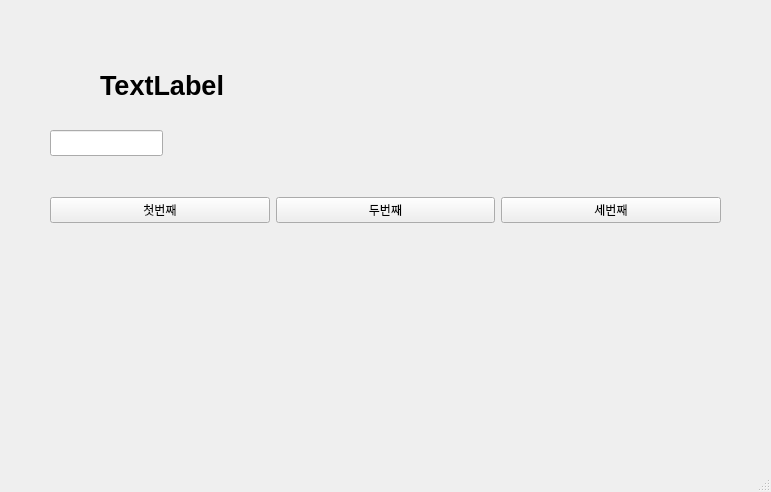
<?xml version="1.0" encoding="UTF-8"?>
<ui version="4.0">
 <class>MainWindow</class>
 <widget class="QMainWindow" name="MainWindow">
  <property name="geometry">
   <rect>
    <x>0</x>
    <y>0</y>
    <width>771</width>
    <height>492</height>
   </rect>
  </property>
  <property name="windowTitle">
   <string>MainWindow</string>
  </property>
  <widget class="QWidget" name="centralwidget">
   <widget class="QWidget" name="horizontalLayoutWidget">
    <property name="geometry">
     <rect>
      <x>50</x>
      <y>150</y>
      <width>671</width>
      <height>121</height>
     </rect>
    </property>
    <layout class="QHBoxLayout" name="horizontalLayout">
     <item>
      <widget class="QPushButton" name="pushButton">
       <property name="text">
        <string>첫번째</string>
       </property>
      </widget>
     </item>
     <item>
      <widget class="QPushButton" name="pushButton_2">
       <property name="text">
        <string>두번째</string>
       </property>
      </widget>
     </item>
     <item>
      <widget class="QPushButton" name="pushButton_3">
       <property name="text">
        <string>세번째</string>
       </property>
      </widget>
     </item>
    </layout>
   </widget>
   <widget class="QLabel" name="label">
    <property name="geometry">
     <rect>
      <x>100</x>
      <y>50</y>
      <width>591</width>
      <height>71</height>
     </rect>
    </property>
    <property name="font">
     <font>
      <pointsize>20</pointsize>
      <bold>true</bold>
     </font>
    </property>
    <property name="text">
     <string>TextLabel</string>
    </property>
   </widget>
   <widget class="QLineEdit" name="lineEdit">
    <property name="geometry">
     <rect>
      <x>50</x>
      <y>130</y>
      <width>113</width>
      <height>26</height>
     </rect>
    </property>
   </widget>
  </widget>
  <widget class="QMenuBar" name="menubar">
   <property name="geometry">
    <rect>
     <x>0</x>
     <y>0</y>
     <width>771</width>
     <height>33</height>
    </rect>
   </property>
  </widget>
  <widget class="QStatusBar" name="statusbar"/>
 </widget>
 <resources/>
 <connections>
  <connection>
   <sender>pushButton</sender>
   <signal>clicked()</signal>
   <receiver>MainWindow</receiver>
   <slot>firstClick()</slot>
   <hints>
    <hint type="sourcelabel">
     <x>160</x>
     <y>235</y>
    </hint>
    <hint type="destinationlabel">
     <x>185</x>
     <y>295</y>
    </hint>
   </hints>
  </connection>
  <connection>
   <sender>pushButton_2</sender>
   <signal>clicked()</signal>
   <receiver>MainWindow</receiver>
   <slot>secondClick()</slot>
   <hints>
    <hint type="sourcelabel">
     <x>383</x>
     <y>239</y>
    </hint>
    <hint type="destinationlabel">
     <x>430</x>
     <y>299</y>
    </hint>
   </hints>
  </connection>
  <connection>
   <sender>pushButton_3</sender>
   <signal>clicked()</signal>
   <receiver>MainWindow</receiver>
   <slot>thirdClick()</slot>
   <hints>
    <hint type="sourcelabel">
     <x>580</x>
     <y>240</y>
    </hint>
    <hint type="destinationlabel">
     <x>647</x>
     <y>293</y>
    </hint>
   </hints>
  </connection>
 </connections>
 <slots>
  <slot>firstClick()</slot>
  <slot>secondClick()</slot>
  <slot>thirdClick()</slot>
 </slots>
</ui>
